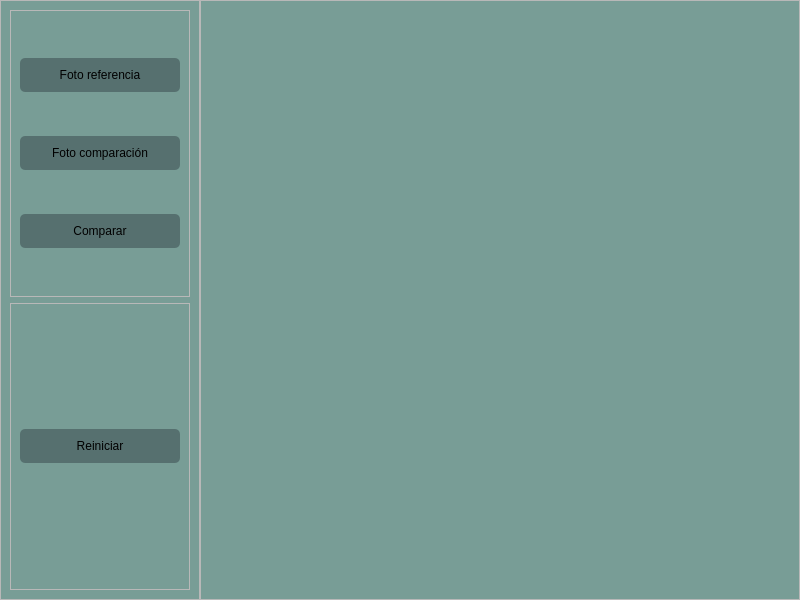
<?xml version="1.0" encoding="UTF-8"?>
<ui version="4.0">
 <class>MainWindow</class>
 <widget class="QMainWindow" name="MainWindow">
  <property name="geometry">
   <rect>
    <x>0</x>
    <y>0</y>
    <width>800</width>
    <height>600</height>
   </rect>
  </property>
  <property name="windowTitle">
   <string>MainWindow</string>
  </property>
  <widget class="QWidget" name="centralwidget">
   <property name="styleSheet">
    <string notr="true">#frame QPushButton{
padding: 10px;
border-radius: 5px;
background-color: rgba(33,43,51,100);
font: 700 12pt &quot;Arial&quot;;
}


#frame QPushButton:hover
{
background-color: rgb(120,157,186);
}

#centralwidget {
background-color: rgb(120,157,150);
}

</string>
   </property>
   <layout class="QHBoxLayout" name="horizontalLayout">
    <property name="spacing">
     <number>0</number>
    </property>
    <property name="leftMargin">
     <number>0</number>
    </property>
    <property name="topMargin">
     <number>0</number>
    </property>
    <property name="rightMargin">
     <number>0</number>
    </property>
    <property name="bottomMargin">
     <number>0</number>
    </property>
    <item>
     <widget class="QFrame" name="frame">
      <property name="maximumSize">
       <size>
        <width>200</width>
        <height>16777215</height>
       </size>
      </property>
      <property name="frameShape">
       <enum>QFrame::StyledPanel</enum>
      </property>
      <property name="frameShadow">
       <enum>QFrame::Raised</enum>
      </property>
      <layout class="QVBoxLayout" name="verticalLayout">
       <item>
        <widget class="QFrame" name="frame_3">
         <property name="frameShape">
          <enum>QFrame::StyledPanel</enum>
         </property>
         <property name="frameShadow">
          <enum>QFrame::Raised</enum>
         </property>
         <layout class="QVBoxLayout" name="verticalLayout_2">
          <item>
           <widget class="QPushButton" name="pushButton_foto_referencia">
            <property name="text">
             <string>Foto referencia</string>
            </property>
           </widget>
          </item>
          <item>
           <widget class="QPushButton" name="pushButton_foto_comparacion">
            <property name="text">
             <string>Foto comparación</string>
            </property>
           </widget>
          </item>
          <item>
           <widget class="QPushButton" name="pushButton_comparar">
            <property name="text">
             <string>Comparar</string>
            </property>
           </widget>
          </item>
         </layout>
        </widget>
       </item>
       <item>
        <widget class="QFrame" name="frame_4">
         <property name="frameShape">
          <enum>QFrame::StyledPanel</enum>
         </property>
         <property name="frameShadow">
          <enum>QFrame::Raised</enum>
         </property>
         <layout class="QVBoxLayout" name="verticalLayout_4">
          <item>
           <widget class="QPushButton" name="pushButton_refresh">
            <property name="text">
             <string>Reiniciar</string>
            </property>
           </widget>
          </item>
         </layout>
        </widget>
       </item>
      </layout>
     </widget>
    </item>
    <item>
     <widget class="QFrame" name="frame_2">
      <property name="frameShape">
       <enum>QFrame::StyledPanel</enum>
      </property>
      <property name="frameShadow">
       <enum>QFrame::Raised</enum>
      </property>
      <layout class="QVBoxLayout" name="verticalLayout_3">
       <item>
        <widget class="QLabel" name="label_marco">
         <property name="text">
          <string/>
         </property>
        </widget>
       </item>
      </layout>
     </widget>
    </item>
   </layout>
  </widget>
 </widget>
 <resources/>
 <connections/>
</ui>
